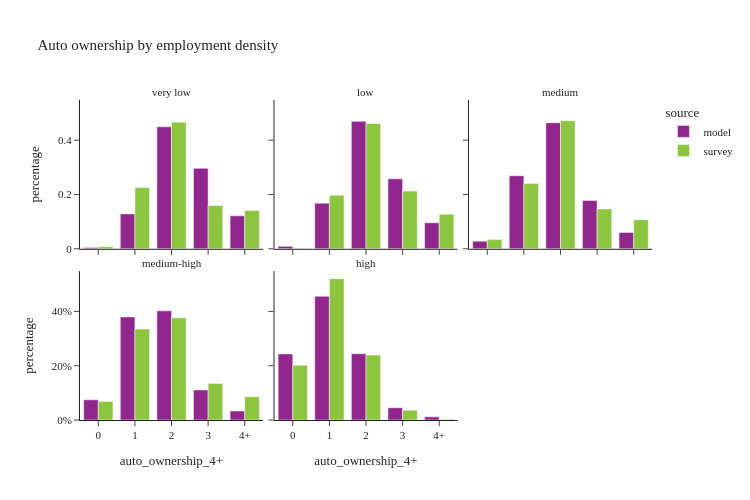

The notebook cell this image was saved under:
### Code cell
util.plot_share_facetbar(hh_data.dropna(subset=['log_emptot_1_group']), 'hh_weight', share_col="auto_ownership_4+", title="Auto ownership by employment density", 

                            facet_col="log_emptot_1_group", facet_col_wrap=3, height=500, orientation='v')

### Figure 1 — Plotly figure (JSON) as saved in the notebook; plotly's stock layout.template omitted (floating-point values rounded to 4 significant figures)
{"data": [{"alignmentgroup": "True", "customdata": [[964], [27892], [97489], [64310], [26358]], "hovertemplate": "source=model<br>log_emptot_1_group=very low<br>auto_ownership_4+=%{x}<br>percentage=%{y}<br>sample_size=%{customdata[0]}<extra></extra>", "legendgroup": "model", "marker": {"color": "#91268F", "pattern": {"shape": ""}}, "name": "model", "offsetgroup": "model", "orientation": "v", "showlegend": true, "textposition": "auto", "type": "bar", "x": ["0", "1", "2", "3", "4+"], "xaxis": "x4", "y": [0.004442, 0.1285, 0.4492, 0.2963, 0.1215], "yaxis": "y4"}, {"alignmentgroup": "True", "customdata": [[1984], [36483], [101839], [55882], [20793]], "hovertemplate": "source=model<br>log_emptot_1_group=low<br>auto_ownership_4+=%{x}<br>percentage=%{y}<br>sample_size=%{customdata[0]}<extra></extra>", "legendgroup": "model", "marker": {"color": "#91268F", "pattern": {"shape": ""}}, "name": "model", "offsetgroup": "model", "orientation": "v", "showlegend": false, "textposition": "auto", "type": "bar", "x": ["0", "1", "2", "3", "4+"], "xaxis": "x5", "y": [0.009144, 0.1681, 0.4693, 0.2575, 0.09583], "yaxis": "y5"}, {"alignmentgroup": "True", "customdata": [[12189], [116792], [201448], [77386], [26236]], "hovertemplate": "source=model<br>log_emptot_1_group=medium<br>auto_ownership_4+=%{x}<br>percentage=%{y}<br>sample_size=%{customdata[0]}<extra></extra>", "legendgroup": "model", "marker": {"color": "#91268F", "pattern": {"shape": ""}}, "name": "model", "offsetgroup": "model", "orientation": "v", "showlegend": false, "textposition": "auto", "type": "bar", "x": ["0", "1", "2", "3", "4+"], "xaxis": "x6", "y": [0.02808, 0.2691, 0.4641, 0.1783, 0.06044], "yaxis": "y6"}, {"alignmentgroup": "True", "customdata": [[32333], [164612], [174445], [48124], [14437]], "hovertemplate": "source=model<br>log_emptot_1_group=medium-high<br>auto_ownership_4+=%{x}<br>percentage=%{y}<br>sample_size=%{customdata[0]}<extra></extra>", "legendgroup": "model", "marker": {"color": "#91268F", "pattern": {"shape": ""}}, "name": "model", "offsetgroup": "model", "orientation": "v", "showlegend": false, "textposition": "auto", "type": "bar", "x": ["0", "1", "2", "3", "4+"], "xaxis": "x", "y": [0.07451, 0.3793, 0.402, 0.1109, 0.03327], "yaxis": "y"}, {"alignmentgroup": "True", "customdata": [[105619], [197841], [105939], [19685], [5045]], "hovertemplate": "source=model<br>log_emptot_1_group=high<br>auto_ownership_4+=%{x}<br>percentage=%{y}<br>sample_size=%{customdata[0]}<extra></extra>", "legendgroup": "model", "marker": {"color": "#91268F", "pattern": {"shape": ""}}, "name": "model", "offsetgroup": "model", "orientation": "v", "showlegend": false, "textposition": "auto", "type": "bar", "x": ["0", "1", "2", "3", "4+"], "xaxis": "x2", "y": [0.2433, 0.4557, 0.244, 0.04534, 0.01162], "yaxis": "y2"}, {"alignmentgroup": "True", "customdata": [[5], [91], [146], [48], [21]], "hovertemplate": "source=survey<br>log_emptot_1_group=very low<br>auto_ownership_4+=%{x}<br>percentage=%{y}<br>sample_size=%{customdata[0]}<extra></extra>", "legendgroup": "survey", "marker": {"color": "#8CC63E", "pattern": {"shape": ""}}, "name": "survey", "offsetgroup": "survey", "orientation": "v", "showlegend": true, "textposition": "auto", "type": "bar", "x": ["0", "1", "2", "3", "4+"], "xaxis": "x4", "y": [0.007878, 0.2254, 0.4663, 0.1592, 0.1412], "yaxis": "y4"}, {"alignmentgroup": "True", "customdata": [[2], [67], [122], [48], [23]], "hovertemplate": "source=survey<br>log_emptot_1_group=low<br>auto_ownership_4+=%{x}<br>percentage=%{y}<br>sample_size=%{customdata[0]}<extra></extra>", "legendgroup": "survey", "marker": {"color": "#8CC63E", "pattern": {"shape": ""}}, "name": "survey", "offsetgroup": "survey", "orientation": "v", "showlegend": false, "textposition": "auto", "type": "bar", "x": ["0", "1", "2", "3", "4+"], "xaxis": "x5", "y": [0.0009759, 0.1976, 0.4615, 0.2125, 0.1275], "yaxis": "y5"}, {"alignmentgroup": "True", "customdata": [[14], [182], [228], [65], [32]], "hovertemplate": "source=survey<br>log_emptot_1_group=medium<br>auto_ownership_4+=%{x}<br>percentage=%{y}<br>sample_size=%{customdata[0]}<extra></extra>", "legendgroup": "survey", "marker": {"color": "#8CC63E", "pattern": {"shape": ""}}, "name": "survey", "offsetgroup": "survey", "orientation": "v", "showlegend": false, "textposition": "auto", "type": "bar", "x": ["0", "1", "2", "3", "4+"], "xaxis": "x6", "y": [0.03385, 0.2402, 0.4717, 0.1469, 0.1074], "yaxis": "y6"}, {"alignmentgroup": "True", "customdata": [[73], [389], [262], [58], [24]], "hovertemplate": "source=survey<br>log_emptot_1_group=medium-high<br>auto_ownership_4+=%{x}<br>percentage=%{y}<br>sample_size=%{customdata[0]}<extra></extra>", "legendgroup": "survey", "marker": {"color": "#8CC63E", "pattern": {"shape": ""}}, "name": "survey", "offsetgroup": "survey", "orientation": "v", "showlegend": false, "textposition": "auto", "type": "bar", "x": ["0", "1", "2", "3", "4+"], "xaxis": "x", "y": [0.06857, 0.335, 0.3762, 0.1346, 0.0857], "yaxis": "y"}, {"alignmentgroup": "True", "customdata": [[488], [848], [231], [27], [12]], "hovertemplate": "source=survey<br>log_emptot_1_group=high<br>auto_ownership_4+=%{x}<br>percentage=%{y}<br>sample_size=%{customdata[0]}<extra></extra>", "legendgroup": "survey", "marker": {"color": "#8CC63E", "pattern": {"shape": ""}}, "name": "survey", "offsetgroup": "survey", "orientation": "v", "showlegend": false, "textposition": "auto", "type": "bar", "x": ["0", "1", "2", "3", "4+"], "xaxis": "x2", "y": [0.2016, 0.5206, 0.2391, 0.03628, 0.002464], "yaxis": "y2"}], "layout": {"annotations": [{"font": {}, "showarrow": false, "text": "medium-high", "x": 0.16, "xanchor": "center", "xref": "paper", "y": 0.465, "yanchor": "bottom", "yref": "paper"}, {"font": {}, "showarrow": false, "text": "high", "x": 0.5, "xanchor": "center", "xref": "paper", "y": 0.465, "yanchor": "bottom", "yref": "paper"}, {"font": {}, "showarrow": false, "text": "very low", "x": 0.16, "xanchor": "center", "xref": "paper", "y": 1.0, "yanchor": "bottom", "yref": "paper"}, {"font": {}, "showarrow": false, "text": "low", "x": 0.5, "xanchor": "center", "xref": "paper", "y": 1.0, "yanchor": "bottom", "yref": "paper"}, {"font": {}, "showarrow": false, "text": "medium", "x": 0.84, "xanchor": "center", "xref": "paper", "y": 1.0, "yanchor": "bottom", "yref": "paper"}], "barmode": "group", "height": 500, "legend": {"title": {"text": "source"}, "tracegroupgap": 0}, "title": {"text": "Auto ownership by employment density"}, "width": 750, "xaxis": {"anchor": "y", "domain": [0.0, 0.32], "title": {"text": "auto_ownership_4+"}}, "xaxis2": {"anchor": "y2", "domain": [0.34, 0.66], "matches": "x", "title": {"text": "auto_ownership_4+"}}, "xaxis3": {"anchor": "y3", "domain": [0.68, 1.0], "matches": "x", "title": {"text": "auto_ownership_4+"}}, "xaxis4": {"anchor": "y4", "domain": [0.0, 0.32], "matches": "x", "showticklabels": false}, "xaxis5": {"anchor": "y5", "domain": [0.34, 0.66], "matches": "x", "showticklabels": false}, "xaxis6": {"anchor": "y6", "domain": [0.68, 1.0], "matches": "x", "showticklabels": false}, "yaxis": {"anchor": "x", "domain": [0.0, 0.465], "tickformat": ".0%", "title": {"text": "percentage"}}, "yaxis2": {"anchor": "x2", "domain": [0.0, 0.465], "matches": "y", "showticklabels": false, "tickformat": ".0%"}, "yaxis3": {"anchor": "x3", "domain": [0.0, 0.465], "matches": "y", "showticklabels": false}, "yaxis4": {"anchor": "x4", "domain": [0.535, 1.0], "matches": "y", "title": {"text": "percentage"}}, "yaxis5": {"anchor": "x5", "domain": [0.535, 1.0], "matches": "y", "showticklabels": false}, "yaxis6": {"anchor": "x6", "domain": [0.535, 1.0], "matches": "y", "showticklabels": false}}}
